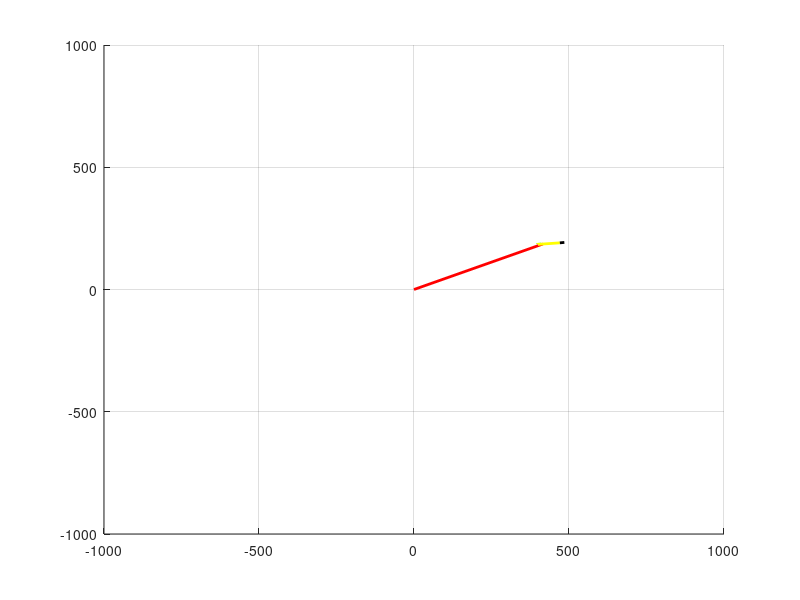

Source code (MATLAB):
clc;
clear all
close all

%depth
d1 = 0;
d2 = 149.09;
d3 = 0;
d4 = 433.07;
d5 = 0;
d6 = 56.25;

%alpha
a1 = -90;
a2 = 0;
a3 = 90;
a4 = -90;
a5 = 90;
a6 = 0;

%length
l1 = 0;
l2 = 431.8;
l3 = -20.32;
l4 = 0;
l5 = 0;
l6 = 0;

%theta
theta1 = 'Provide Angle Theta for Joint 1: ';
theta2 = 'Provide Angle Theta for Joint 2: ';
theta3 = 'Provide Angle Theta for Joint 3: ';
theta4 = 'Provide Angle Theta for Joint 4: ';
theta5 = 'Provide Angle Theta for Joint 5: ';
theta6 = 'Provide Angle Theta for Joint 6: ';
t1 = input(theta1);
t2 = input(theta2);
t3 = input(theta3);
t4 = input(theta4);
t5 = input(theta5);
t6 = input(theta6);

%transformation matrices
transformation1 = [cosd(t1) -(cosd(a1)*sind(t1)) sind(a1)*sind(t1) l1*cosd(t1)
sind(t1) cosd(a1)*cosd(t1) -(sind(a1)*cosd(t1)) l1*sind(t1)
0 sind(a1) cosd(a1) d1
0 0 0 1];

transformation2 = [cosd(t2) -(cosd(a2)*sind(t2)) sind(a2)*sind(t2) l2*cosd(t2)
sind(t2) cosd(a2)*cosd(t2) -(sind(a2)*cosd(t2)) l2*sind(t2)
0 sind(a2) cosd(a2) d2
0 0 0 1];

transformation3 = [cosd(t3) -(cosd(a3)*sind(t3)) sind(a3)*sind(t3) l3*cosd(t3)
sind(t3) cosd(a3)*cosd(t3) -(sind(a3)*cosd(t3)) l3*sind(t3)
0 sind(a3) cosd(a3) d3
0 0 0 1];

transformation4 = [cosd(t4) -(cosd(a4)*sind(t4)) sind(a4)*sind(t4) l4*cosd(t4)
sind(t4) cosd(a4)*cosd(t4) -(sind(a4)*cosd(t4)) l4*sind(t4)
0 sind(a4) cosd(a4) d4
0 0 0 1];

transformation5 = [cosd(t5) -(cosd(a5)*sind(t5)) sind(a5)*sind(t5) l5*cosd(t5)
sind(t5) cosd(a5)*cosd(t5) -(sind(a5)*cosd(t5)) l5*sind(t5)
0 sind(a5) cosd(a5) d5
0 0 0 1];

transformation6 = [cosd(t6) -(cosd(a6)*sind(t6)) sind(a6)*sind(t6) l6*cosd(t6)
sind(t6) cosd(a6)*cosd(t6) -(sind(a6)*cosd(t6)) l6*sind(t6)
0 sind(a2) cosd(a2) d6
0 0 0 1];

%multiply
multiply1 = transformation1 * transformation2;
multiply2 = transformation1 * transformation2 * transformation3;
multiply3 = transformation1 * transformation2 * transformation3 * transformation4;
multiply4 = transformation1 * transformation2 * transformation3 * transformation4 * transformation5;
multiply = transformation1 * transformation2 * transformation3 * transformation4 * transformation5 * transformation6;

%output
output = [multiply(1,4) multiply(2,4) multiply(3,4)]';
disp('End Effecter is Located on Point(x,y,z):');
disp(num2str(output,'%.2f'))

%plot
line([0 0],[0 0],[-660.4 0],'LineWidth',2)
line([0 multiply1(1,4)],[0 multiply1(2,4)],[0 0],'LineWidth',2, 'color','r');
line([multiply1(1,4) multiply2(1,4)],[multiply1(2,4) multiply2(2,4)],[0 multiply2(3,4)],'LineWidth',2, 'color','g')
line([multiply2(1,4) multiply3(1,4)],[multiply2(2,4) multiply3(2,4)],[multiply2(3,4) multiply3(3,4)],'LineWidth',2, 'color','y')
line([multiply3(1,4) multiply4(1,4)],[multiply3(2,4) multiply4(2,4)],[multiply3(3,4) multiply4(3,4)],'LineWidth',2, 'color','b')
line([multiply4(1,4) multiply(1,4)],[multiply4(2,4) multiply(2,4)],[multiply4(3,4) multiply(3,4)],'LineWidth',2, 'color','k')
axis([-1000 1000 -1000 1000 -1000 1000])
grid on

%message
disp('Type [PumaForwardDH] in Command Window to Try Again');
